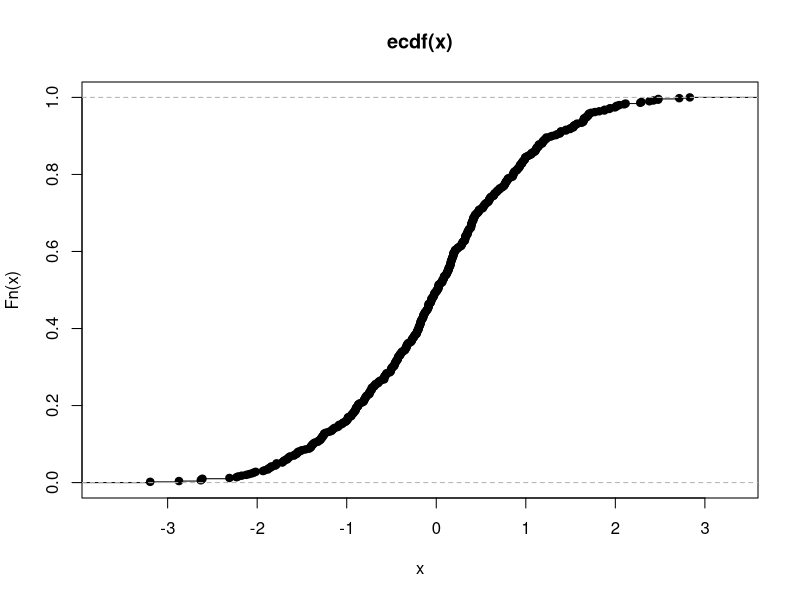
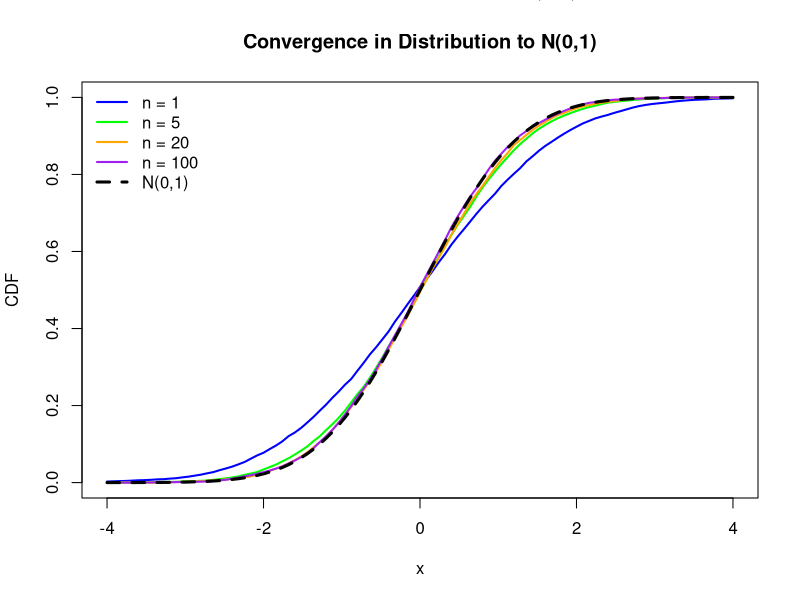
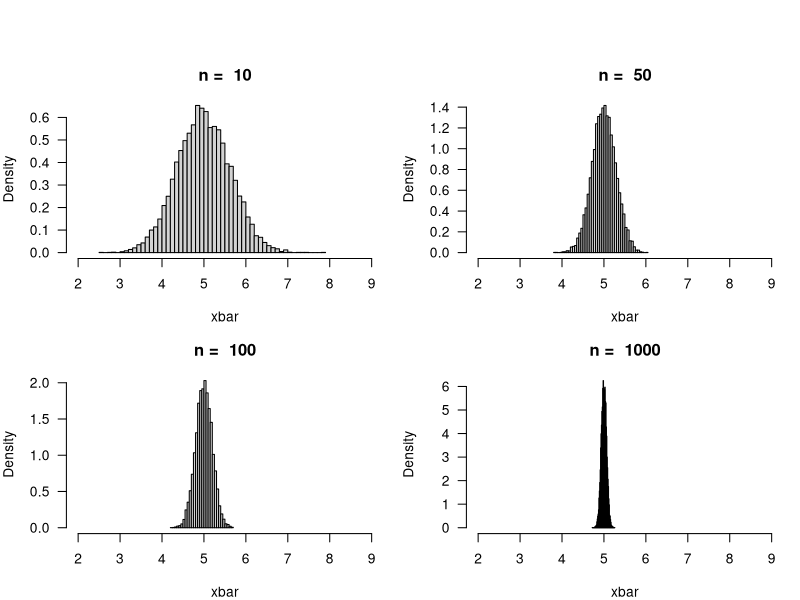
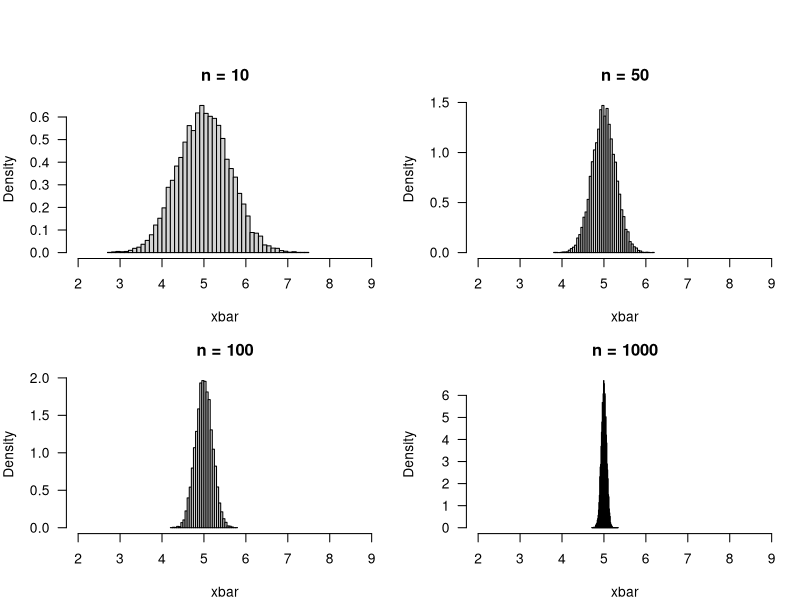
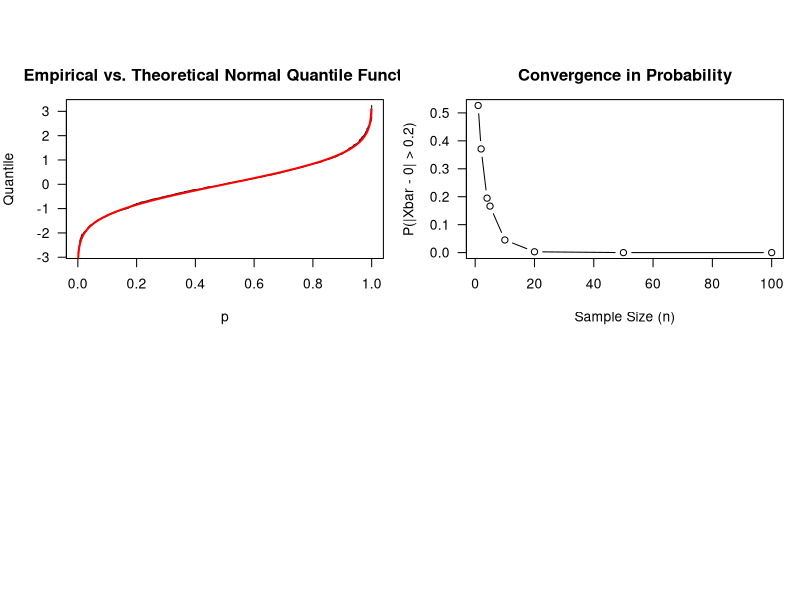

Source code (R) for these figures, in order:
## ---- chunk 1
knitr::opts_chunk$set(echo = TRUE)
## ---- chunk 2
# Make an ecdf and plot it: 

 x <- rnorm(500,0,1)
 Fhat <- ecdf(x)
 plot(Fhat)


## ---- chunk 3
n_values <- c(1, 5, 20, 100)
B <- 10000

colors <- c("blue", "green", "orange", "purple")

# Set up an empty plot
plot(
  NA,
  xlim = c(-4, 4),
  ylim = c(0, 1),
  xlab = "x",
  ylab = "CDF",
  main = "Convergence in Distribution to N(0,1)"
)

for (i in 1:length(n_values)) {

  n <- n_values[i]

  x <- rnorm(
    B,
    mean = 0,
    sd = sqrt(1 + 1/n)
  )

  F_hat <- ecdf(x)

  curve(
    F_hat(x),
    from = -4,
    to = 4,
    add = TRUE,
    col = colors[i],
    lwd = 2
  )
}

# Limiting theoretical CDF
curve(
  pnorm(x),
  from = -4,
  to = 4,
  add = TRUE,
  col = "black",
  lwd = 3,
  lty = 2
)

legend(
  "topleft",
  legend = c(
    paste("n =", n_values),
    "N(0,1)"
  ),
  col = c(colors, "black"),
  lwd = c(rep(2, 4), 3),
  lty = c(rep(1, 4), 2),
  bty = "n"
)


mtext(
  "Convergence in Distribution to N(0,1)",
  outer = TRUE,
  cex = 1.3
)

## ---- chunk 4

sample_size = c(10,50,100,1000)
n = 100
sim_size = 10000

par(
  mfrow = c(2, 2),
  oma = c(0, 0, 3, 0),
  mar = c(4, 4, 3, 1), 
  las = 1
)

for (i in 1:length(sample_size)){
  n <- sample_size[i]
  xbar <- numeric(n)  # pre-allocate x_bar, since it's being updated element by element.
                       
for (j in 1:sim_size){

  x <- rnorm(n,5,2)
  xbar[j] <- mean(x)


}

  hist(xbar,
       probability = TRUE,
       breaks = 50,
       xlim = c(2,9),
       main = paste("n = ",n)
       )
  
}

## ---- chunk 5

# Same as above execpt using the replicate function 

sample_size <- c(10, 50, 100, 1000)
sim_size <- 10000

par(
  mfrow = c(2, 2),
  oma = c(0, 0, 3, 0),
  mar = c(4, 4, 3, 1),
  las = 1
)

for (i in 1:length(sample_size)) {

  n <- sample_size[i]

  xbar <- replicate(       # Note, replicate is creating the vector
    sim_size,              # then filling it.  
    mean(rnorm(n, 5, 2))
  )

  hist(
    xbar,
    probability = TRUE,
    breaks = 50,
    xlim = c(2, 9),
    main = paste("n =", n)
  )
}

## ---- chunk 6
set.seed(123)

x <- rnorm(1000)
n <- length(x)

# Empirical quantile function
plot(
    (1:n) / n,  # plots along the x-axis - normalizes n to 1
    sort(x),    # plots along the y-axis - returns the order statistic of x=rnorm
    type = "s", # draw as a step function 
    xlab = "p",
    ylab = "Quantile",
    main = "Empirical vs. Theoretical Normal Quantile Function"
)

# Theoretical standard normal quantile function
p <- seq(0.001, 0.999, length.out = 1000)

lines(
    p,
    qnorm(p),    # apply inverse-phi to the list of quantiles, takes a prob and returns a point on the z-axis 
    col = "red",
    lwd = 2
)

## ---- chunk 7
sample_size <- c(1, 2, 4, 5, 10, 20, 50, 100)

epsilon <- 0.2
sim_size <- 10000

# One probability for each sample size
# numeric(length(sample_size)) creates a numeric vector of length 8, initialized w/zeros
# the prob_outlier vector is needed graphing (y-axis)
prob_outlier <- numeric(length(sample_size))
count_outlier <- numeric(length(sample_size))

#Loop1
# loop over the sample size vector, this is the x-axis in the graph 
for (i in 1:length(sample_size)) {

  n <- sample_size[i]  

  outlier <- logical(sim_size)  # initialize a boolean vector length sim_size
  
  #Loop2
  # Create the x vector and set the T/F condition based on exceeding epsilon 
  for (j in 1:sim_size) {

    x <- rnorm(20, mean = 0, sd = sqrt(2/n))
    x_bar <- mean(x)                  # could replace with mean(rnorm(n,5,2))

    outlier[j] <- abs(x_bar - 0) > epsilon
  } # end of the simulaton loop

  # Store results
  count_outlier[i] <- sum(outlier)
  prob_outlier[i] <- mean(outlier)

  cat(
    "n =", n,
    "count exceeds epsilon =", count_outlier[i],
    " outlier probability =", prob_outlier[i],
    "\n"
  )
} # end of the sample size loop 

# Create results table
results <- data.frame(
  n = sample_size,
  count_exceeds_epsilon = count_outlier,
  outlier_probability = prob_outlier
)

# Display table
knitr::kable(
  results,
  digits = 4,
  col.names = c(
    "n",
    "Count",
    "Probability"
  ),
  caption = "Convergence in Probability Simulation",
  escape = FALSE
)


# Plot results
plot(
  sample_size,
  prob_outlier,
  type = "b",
  xlab = "Sample Size (n)",
  ylab = "P(|Xbar - 0| > 0.2)",
  main = "Convergence in Probability"
)
